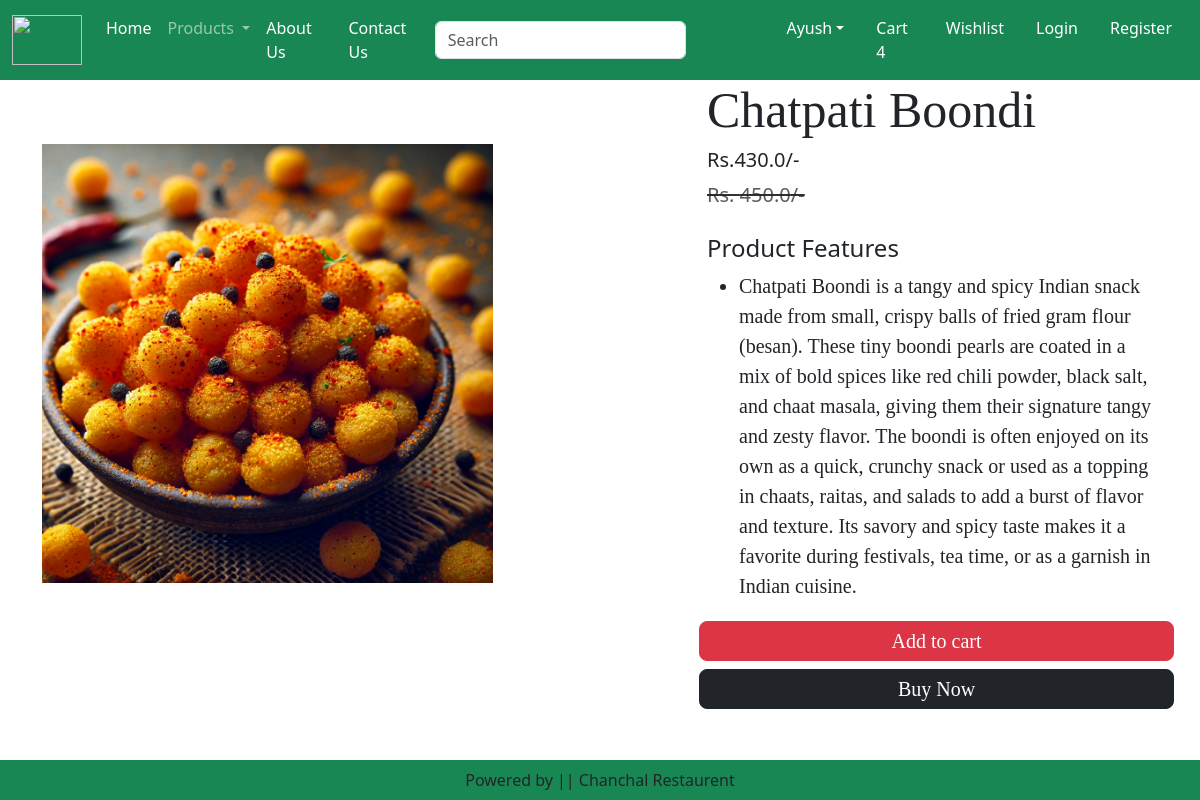
Page /product-detail/4 on the committed database.
### home/models.py (models this page shows, shortened)
class Product(models.Model):
    title = models.CharField(max_length=100)
    sp = models.FloatField()
    dp = models.FloatField()
    desc = models.TextField()
    composition = models.TextField(default='')
    prodapp = models.TextField(default='')
    category = models.CharField(choices=CATEGORY_CHOICES, max_length=2)
    product_image = models.ImageField(upload_to='product')

### home/views.py (the view)
# urls.py: path('product-detail/<int:pk>', views.ProductDetail.as_view(), name='product-detail'),
class ProductDetail(View):
    def get(self, request, pk):
        product = Product.objects.get(pk=pk)
        return render(request, 'home/productdetail.html', locals())

### home/templates/home/productdetail.html (shortened to what this page needs)
{% extends 'home/base.html' %}
{% load static %}
{% block main-content %}
    <div class="container">
        <div class="row flex justify-content-between">
            <div class="img2 col-lg-5 mt-5">
                <img src="{{product.product_image.url}}" class="image col-xs-6 col-sm-12 col-lg-12 mt-3 text-sm-center w-100 h-75" alt="">
            </div>
            <div class="productdetail col-lg-5">
                <h1 style="font-family: Georgia; font-size: 50px;">{{product.title}}</h1>
                <h5>Rs.{{product.dp}}/-</h5>
                <small class="text-decoration-line-through text-muted fs-5"><del>Rs. {{product.sp}}/-</del></small></del>
                <br><br><h4>Product Features</h4>
                <ul class="fs-5" style="font-family: Rajdhani;">
                    <li>{{product.desc}}</li>
                </ul>
                <div class="buttons row flex" style="font-family: Rajdhani;">
                    <button type="submit" class="d-grid gap-2 btn1 btn btn-danger p-1 m-1 btn-lg text-decoration-none text-white">Add to cart</button>
                    <div class="btn btn-dark p-1 m-1 btn-lg"><a href="#" class="text-decoration-none text-white">Buy Now</a></div>
                </div>
            </div>
        </div>
    </div>
{% endblock main-content %}

### rows in the picture
Product: product_image (picture), title "Chatpati Boondi", dp "430.0", sp "450.0", desc "Chatpati Boondi is a tangy and spicy Indian snack made from small, crispy balls of fried gram flour (besan). These tiny boondi pearls are coated in a mix of bold spices like red chili powder, black salt, and chaat masala, giving them their signature tangy and zesty flavor. The boondi is often enjoyed on its own as a quick, crunchy snack or used as a topping in chaats, raitas, and salads to add a burst of flavor and texture. Its savory and spicy taste makes it a favorite during festivals, tea time, or as a garnish in Indian cuisine."
